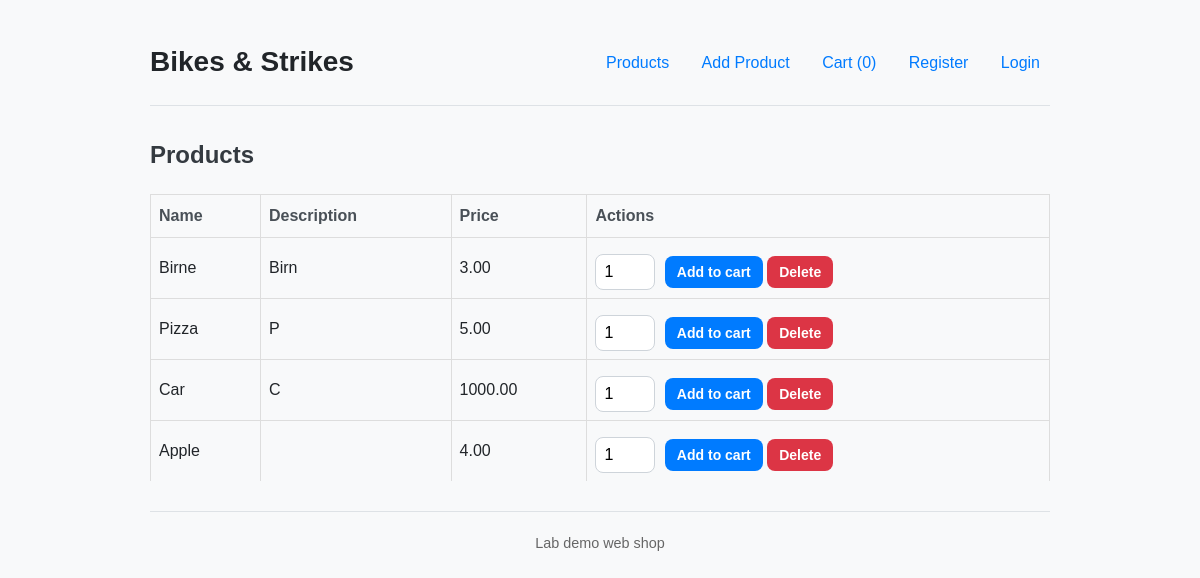
The page / on the database its author committed.
### projekt/models.py (models this page shows)
class Product(db.Model):
    id = db.Column(db.Integer, primary_key=True)
    erp_id = db.Column(db.String(100), unique=True, nullable=True, index=True)
    name = db.Column(db.String(200), nullable=False)
    description = db.Column(db.Text, default='')
    price = db.Column(db.Numeric(10, 2), nullable=False)

### projekt/routes.py (the view)
@app.route('/')
def index():
    products = Product.query.all()
    return render_template('index.html', products=products, cart=get_cart())

### projekt/routes.py (called while the page is built)
def get_cart():
    return session.get('cart', {})  # {product_id: quantity}

### projekt/templates/index.html (shortened to what this page needs)
{% extends "base.html" %}
{% block content %}
  <h2>Products</h2>
  <table>
    <tr><th>Name</th><th>Description</th><th>Price</th><th>Actions</th></tr>
    {% for p in products %}
      <tr>
        <td>{{ p.name }}</td>
        <td>{{ p.description }}</td>
        <td>{{ "%.2f"|format(p.price) }}</td>
        <td>
          <form style="display:inline" method="post" action="{{ url_for('cart_add', product_id=p.id) }}">
            <input type="number" name="quantity" value="1" min="1" style="width:60px"/>
            <button type="submit">Add to cart</button>
          </form>
          <form style="display:inline" method="post" action="{{ url_for('product_delete', product_id=p.id) }}" onsubmit="return confirm('Delete product?');">
            <button type="submit">Delete</button>
          </form>
        </td>
      </tr>
    {% endfor %}
  </table>
{% endblock %}

### projekt/templates/base.html (shortened to what this page needs)
<!doctype html>
<html>
<head>
  <link rel="stylesheet" href="{{ url_for('static', filename='style.css') }}">
</head>
<body>
  <header>
    <div><h1><a href="{{ url_for('index') }}">Bikes & Strikes</a></h1></div>
    <nav>
      <a href="{{ url_for('index') }}">Products</a>
      <a href="{{ url_for('product_new') }}">Add Product</a>
      <a href="{{ url_for('cart_view') }}">Cart ({{ session.get('cart')|length if session.get('cart') else 0 }})</a>
      {% if current_user.is_authenticated %}
        <a href="{{ url_for('orders') }}">My Orders</a>
        <a href="{{ url_for('profile') }}">Profile</a>
        <a href="{{ url_for('admin_sync') }}" style="color: #FF8C00; font-weight: bold;">Sync ERP</a>
        <a href="{{ url_for('logout') }}">Logout</a>
      {% else %}
        <a href="{{ url_for('register') }}">Register</a>
        <a href="{{ url_for('login') }}">Login</a>
      {% endif %}
    </nav>
  </header>
  {% block content %}{% endblock %}
  <footer style="margin-top: 30px; font-size:90%; color:#666">
    <hr/>
    <p>Lab demo web shop</p>
  </footer>
</body>
</html>

### projekt/static/style.css (style rules this page uses)
body { font-family: -apple-system, BlinkMacSystemFont, "Segoe UI", Roboto, Helvetica, Arial, sans-serif, "Apple Color Emoji", "Segoe UI Emoji", "Segoe UI Symbol"; background-color: #f8f9fa; color: #212529; line-height: 1.6; margin: 0; padding: 20px; }
h1, h2, h3 { color: #343a40; margin-top: 0; }
a { color: #007bff; text-decoration: none; transition: color 0.2s; }
header { display: flex; justify-content: space-between; align-items: center; margin-bottom: 30px; padding-bottom: 20px; border-bottom: 1px solid #dee2e6; }
header h1 { margin: 0; font-size: 28px; }
header h1 a { color: #212529; text-decoration: none; }
header nav a { margin-left: 18px; font-size: 16px; font-weight: 500; }
table { width: 100%; border-collapse: collapse; margin-top: 20px; }
table th, table td { padding: 12px 15px; text-align: left; border-bottom: 1px solid #dee2e6; }
table th { background-color: #f8f9fa; font-weight: 600; color: #495057; }
table tr:last-child td { border-bottom: none; }
form { margin-top: 20px; }
input[type="text"], input[type="email"], input[type="password"], input[type="number"], textarea { width: 100%; padding: 12px; border: 1px solid #ced4da; border-radius: 8px; box-sizing: border-box; font-size: 16px; transition: border-color 0.2s, box-shadow 0.2s; }
button[type="submit"] { background-color: #007bff; color: white; border: none; padding: 12px 20px; border-radius: 8px; font-size: 16px; font-weight: 600; cursor: pointer; transition: background-color 0.2s, transform 0.1s; display: inline-block; margin-top: 10px; }
form[action*="delete"] button, form[action*="remove"] button { background-color: #dc3545; }
form[style*="display:inline"] { display: inline; margin-top: 0; }
form[style*="display:inline"] button { padding: 8px 12px; font-size: 14px; }
form[style*="display:inline"] input[type="number"] { width: 70px; padding: 8px; margin-right: 5px; }
footer { margin-top: 40px; font-size: 14px; color: #6c757d; text-align: center; }
footer hr { border: 0; border-top: 1px solid #dee2e6; margin-bottom: 20px; }
body { font-family: Arial, sans-serif; max-width: 900px; margin: 20px auto; }
header { display:flex; justify-content:space-between; align-items:center; }
nav a { margin-right: 10px; }
table { width:100%; border-collapse: collapse; margin-top:12px; }
table th, table td { border:1px solid #ddd; padding:8px; }

### rows shown on the page
Product: name "Birne", description "Birn", price "3.00"
Product: name "Pizza", description "P", price "5.00"
Product: name "Car", description "C", price "1000.00"
Product: name "Apple", price "4.00"

### other values the page prints
{{ session.get('cart')|length if session.get('cart') else 0 }} "0"
